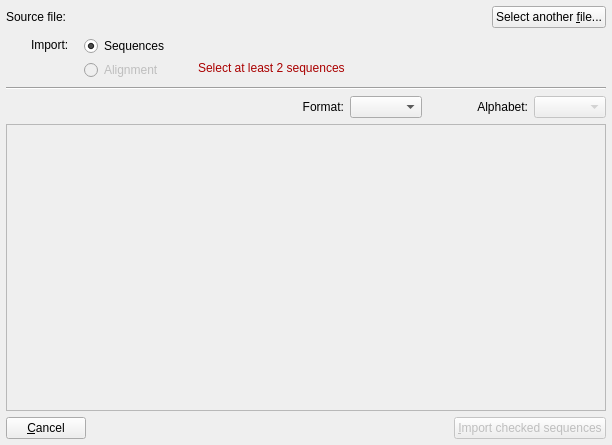
<?xml version="1.0" encoding="UTF-8"?>
<ui version="4.0">
 <class>ImportSequencesDialog</class>
 <widget class="QDialog" name="ImportSequencesDialog">
  <property name="geometry">
   <rect>
    <x>0</x>
    <y>0</y>
    <width>612</width>
    <height>445</height>
   </rect>
  </property>
  <property name="sizePolicy">
   <sizepolicy hsizetype="Preferred" vsizetype="Preferred">
    <horstretch>0</horstretch>
    <verstretch>0</verstretch>
   </sizepolicy>
  </property>
  <property name="windowTitle">
   <string>Data import</string>
  </property>
  <layout class="QVBoxLayout" name="verticalLayout_2">
   <property name="margin">
    <number>6</number>
   </property>
   <item>
    <layout class="QHBoxLayout" name="horizontalLayout_3">
     <item>
      <widget class="QLabel" name="label_2">
       <property name="text">
        <string>Source file:</string>
       </property>
       <property name="alignment">
        <set>Qt::AlignRight|Qt::AlignTrailing|Qt::AlignVCenter</set>
       </property>
      </widget>
     </item>
     <item>
      <widget class="QLabel" name="sourceFileLabel_">
       <property name="sizePolicy">
        <sizepolicy hsizetype="Preferred" vsizetype="Preferred">
         <horstretch>0</horstretch>
         <verstretch>0</verstretch>
        </sizepolicy>
       </property>
       <property name="text">
        <string/>
       </property>
      </widget>
     </item>
     <item>
      <spacer name="horizontalSpacer_3">
       <property name="orientation">
        <enum>Qt::Horizontal</enum>
       </property>
       <property name="sizeHint" stdset="0">
        <size>
         <width>343</width>
         <height>20</height>
        </size>
       </property>
      </spacer>
     </item>
     <item>
      <widget class="QPushButton" name="changeButton">
       <property name="text">
        <string>Select another &amp;file...</string>
       </property>
       <property name="autoDefault">
        <bool>false</bool>
       </property>
       <property name="flat">
        <bool>false</bool>
       </property>
      </widget>
     </item>
    </layout>
   </item>
   <item>
    <widget class="QFrame" name="frame">
     <property name="enabled">
      <bool>true</bool>
     </property>
     <property name="minimumSize">
      <size>
       <width>0</width>
       <height>47</height>
      </size>
     </property>
     <property name="frameShape">
      <enum>QFrame::NoFrame</enum>
     </property>
     <property name="frameShadow">
      <enum>QFrame::Plain</enum>
     </property>
     <widget class="QLabel" name="label">
      <property name="geometry">
       <rect>
        <x>25</x>
        <y>2</y>
        <width>50</width>
        <height>17</height>
       </rect>
      </property>
      <property name="text">
       <string>Import:</string>
      </property>
     </widget>
     <widget class="QWidget" name="layoutWidget">
      <property name="geometry">
       <rect>
        <x>78</x>
        <y>-2</y>
        <width>104</width>
        <height>52</height>
       </rect>
      </property>
      <layout class="QVBoxLayout" name="verticalLayout">
       <property name="spacing">
        <number>0</number>
       </property>
       <item>
        <widget class="QRadioButton" name="importSequencesRadioButton">
         <property name="text">
          <string>Sequences</string>
         </property>
         <property name="checked">
          <bool>true</bool>
         </property>
        </widget>
       </item>
       <item>
        <widget class="QRadioButton" name="importAlignmentRadioButton">
         <property name="enabled">
          <bool>false</bool>
         </property>
         <property name="text">
          <string>Alignment</string>
         </property>
        </widget>
       </item>
      </layout>
     </widget>
     <widget class="QLabel" name="importAlignmentWarningLabel">
      <property name="geometry">
       <rect>
        <x>192</x>
        <y>26</y>
        <width>190</width>
        <height>17</height>
       </rect>
      </property>
      <property name="palette">
       <palette>
        <active>
         <colorrole role="WindowText">
          <brush brushstyle="SolidPattern">
           <color alpha="255">
            <red>0</red>
            <green>0</green>
            <blue>0</blue>
           </color>
          </brush>
         </colorrole>
         <colorrole role="Button">
          <brush brushstyle="SolidPattern">
           <color alpha="255">
            <red>170</red>
            <green>0</green>
            <blue>0</blue>
           </color>
          </brush>
         </colorrole>
         <colorrole role="Light">
          <brush brushstyle="SolidPattern">
           <color alpha="255">
            <red>255</red>
            <green>0</green>
            <blue>0</blue>
           </color>
          </brush>
         </colorrole>
         <colorrole role="Midlight">
          <brush brushstyle="SolidPattern">
           <color alpha="255">
            <red>212</red>
            <green>0</green>
            <blue>0</blue>
           </color>
          </brush>
         </colorrole>
         <colorrole role="Dark">
          <brush brushstyle="SolidPattern">
           <color alpha="255">
            <red>85</red>
            <green>0</green>
            <blue>0</blue>
           </color>
          </brush>
         </colorrole>
         <colorrole role="Mid">
          <brush brushstyle="SolidPattern">
           <color alpha="255">
            <red>113</red>
            <green>0</green>
            <blue>0</blue>
           </color>
          </brush>
         </colorrole>
         <colorrole role="Text">
          <brush brushstyle="SolidPattern">
           <color alpha="255">
            <red>0</red>
            <green>0</green>
            <blue>0</blue>
           </color>
          </brush>
         </colorrole>
         <colorrole role="BrightText">
          <brush brushstyle="SolidPattern">
           <color alpha="255">
            <red>255</red>
            <green>255</green>
            <blue>255</blue>
           </color>
          </brush>
         </colorrole>
         <colorrole role="ButtonText">
          <brush brushstyle="SolidPattern">
           <color alpha="255">
            <red>0</red>
            <green>0</green>
            <blue>0</blue>
           </color>
          </brush>
         </colorrole>
         <colorrole role="Base">
          <brush brushstyle="SolidPattern">
           <color alpha="255">
            <red>255</red>
            <green>255</green>
            <blue>255</blue>
           </color>
          </brush>
         </colorrole>
         <colorrole role="Window">
          <brush brushstyle="SolidPattern">
           <color alpha="255">
            <red>170</red>
            <green>0</green>
            <blue>0</blue>
           </color>
          </brush>
         </colorrole>
         <colorrole role="Shadow">
          <brush brushstyle="SolidPattern">
           <color alpha="255">
            <red>0</red>
            <green>0</green>
            <blue>0</blue>
           </color>
          </brush>
         </colorrole>
         <colorrole role="AlternateBase">
          <brush brushstyle="SolidPattern">
           <color alpha="255">
            <red>212</red>
            <green>127</green>
            <blue>127</blue>
           </color>
          </brush>
         </colorrole>
         <colorrole role="ToolTipBase">
          <brush brushstyle="SolidPattern">
           <color alpha="255">
            <red>255</red>
            <green>255</green>
            <blue>220</blue>
           </color>
          </brush>
         </colorrole>
         <colorrole role="ToolTipText">
          <brush brushstyle="SolidPattern">
           <color alpha="255">
            <red>0</red>
            <green>0</green>
            <blue>0</blue>
           </color>
          </brush>
         </colorrole>
        </active>
        <inactive>
         <colorrole role="WindowText">
          <brush brushstyle="SolidPattern">
           <color alpha="255">
            <red>0</red>
            <green>0</green>
            <blue>0</blue>
           </color>
          </brush>
         </colorrole>
         <colorrole role="Button">
          <brush brushstyle="SolidPattern">
           <color alpha="255">
            <red>170</red>
            <green>0</green>
            <blue>0</blue>
           </color>
          </brush>
         </colorrole>
         <colorrole role="Light">
          <brush brushstyle="SolidPattern">
           <color alpha="255">
            <red>255</red>
            <green>0</green>
            <blue>0</blue>
           </color>
          </brush>
         </colorrole>
         <colorrole role="Midlight">
          <brush brushstyle="SolidPattern">
           <color alpha="255">
            <red>212</red>
            <green>0</green>
            <blue>0</blue>
           </color>
          </brush>
         </colorrole>
         <colorrole role="Dark">
          <brush brushstyle="SolidPattern">
           <color alpha="255">
            <red>85</red>
            <green>0</green>
            <blue>0</blue>
           </color>
          </brush>
         </colorrole>
         <colorrole role="Mid">
          <brush brushstyle="SolidPattern">
           <color alpha="255">
            <red>113</red>
            <green>0</green>
            <blue>0</blue>
           </color>
          </brush>
         </colorrole>
         <colorrole role="Text">
          <brush brushstyle="SolidPattern">
           <color alpha="255">
            <red>0</red>
            <green>0</green>
            <blue>0</blue>
           </color>
          </brush>
         </colorrole>
         <colorrole role="BrightText">
          <brush brushstyle="SolidPattern">
           <color alpha="255">
            <red>255</red>
            <green>255</green>
            <blue>255</blue>
           </color>
          </brush>
         </colorrole>
         <colorrole role="ButtonText">
          <brush brushstyle="SolidPattern">
           <color alpha="255">
            <red>0</red>
            <green>0</green>
            <blue>0</blue>
           </color>
          </brush>
         </colorrole>
         <colorrole role="Base">
          <brush brushstyle="SolidPattern">
           <color alpha="255">
            <red>255</red>
            <green>255</green>
            <blue>255</blue>
           </color>
          </brush>
         </colorrole>
         <colorrole role="Window">
          <brush brushstyle="SolidPattern">
           <color alpha="255">
            <red>170</red>
            <green>0</green>
            <blue>0</blue>
           </color>
          </brush>
         </colorrole>
         <colorrole role="Shadow">
          <brush brushstyle="SolidPattern">
           <color alpha="255">
            <red>0</red>
            <green>0</green>
            <blue>0</blue>
           </color>
          </brush>
         </colorrole>
         <colorrole role="AlternateBase">
          <brush brushstyle="SolidPattern">
           <color alpha="255">
            <red>212</red>
            <green>127</green>
            <blue>127</blue>
           </color>
          </brush>
         </colorrole>
         <colorrole role="ToolTipBase">
          <brush brushstyle="SolidPattern">
           <color alpha="255">
            <red>255</red>
            <green>255</green>
            <blue>220</blue>
           </color>
          </brush>
         </colorrole>
         <colorrole role="ToolTipText">
          <brush brushstyle="SolidPattern">
           <color alpha="255">
            <red>0</red>
            <green>0</green>
            <blue>0</blue>
           </color>
          </brush>
         </colorrole>
        </inactive>
        <disabled>
         <colorrole role="WindowText">
          <brush brushstyle="SolidPattern">
           <color alpha="255">
            <red>85</red>
            <green>0</green>
            <blue>0</blue>
           </color>
          </brush>
         </colorrole>
         <colorrole role="Button">
          <brush brushstyle="SolidPattern">
           <color alpha="255">
            <red>170</red>
            <green>0</green>
            <blue>0</blue>
           </color>
          </brush>
         </colorrole>
         <colorrole role="Light">
          <brush brushstyle="SolidPattern">
           <color alpha="255">
            <red>255</red>
            <green>0</green>
            <blue>0</blue>
           </color>
          </brush>
         </colorrole>
         <colorrole role="Midlight">
          <brush brushstyle="SolidPattern">
           <color alpha="255">
            <red>212</red>
            <green>0</green>
            <blue>0</blue>
           </color>
          </brush>
         </colorrole>
         <colorrole role="Dark">
          <brush brushstyle="SolidPattern">
           <color alpha="255">
            <red>85</red>
            <green>0</green>
            <blue>0</blue>
           </color>
          </brush>
         </colorrole>
         <colorrole role="Mid">
          <brush brushstyle="SolidPattern">
           <color alpha="255">
            <red>113</red>
            <green>0</green>
            <blue>0</blue>
           </color>
          </brush>
         </colorrole>
         <colorrole role="Text">
          <brush brushstyle="SolidPattern">
           <color alpha="255">
            <red>85</red>
            <green>0</green>
            <blue>0</blue>
           </color>
          </brush>
         </colorrole>
         <colorrole role="BrightText">
          <brush brushstyle="SolidPattern">
           <color alpha="255">
            <red>255</red>
            <green>255</green>
            <blue>255</blue>
           </color>
          </brush>
         </colorrole>
         <colorrole role="ButtonText">
          <brush brushstyle="SolidPattern">
           <color alpha="255">
            <red>85</red>
            <green>0</green>
            <blue>0</blue>
           </color>
          </brush>
         </colorrole>
         <colorrole role="Base">
          <brush brushstyle="SolidPattern">
           <color alpha="255">
            <red>170</red>
            <green>0</green>
            <blue>0</blue>
           </color>
          </brush>
         </colorrole>
         <colorrole role="Window">
          <brush brushstyle="SolidPattern">
           <color alpha="255">
            <red>170</red>
            <green>0</green>
            <blue>0</blue>
           </color>
          </brush>
         </colorrole>
         <colorrole role="Shadow">
          <brush brushstyle="SolidPattern">
           <color alpha="255">
            <red>0</red>
            <green>0</green>
            <blue>0</blue>
           </color>
          </brush>
         </colorrole>
         <colorrole role="AlternateBase">
          <brush brushstyle="SolidPattern">
           <color alpha="255">
            <red>170</red>
            <green>0</green>
            <blue>0</blue>
           </color>
          </brush>
         </colorrole>
         <colorrole role="ToolTipBase">
          <brush brushstyle="SolidPattern">
           <color alpha="255">
            <red>255</red>
            <green>255</green>
            <blue>220</blue>
           </color>
          </brush>
         </colorrole>
         <colorrole role="ToolTipText">
          <brush brushstyle="SolidPattern">
           <color alpha="255">
            <red>0</red>
            <green>0</green>
            <blue>0</blue>
           </color>
          </brush>
         </colorrole>
        </disabled>
       </palette>
      </property>
      <property name="text">
       <string>&lt;font color=&quot;#a00&quot;&gt;Select at least 2 sequences&lt;/font&gt;</string>
      </property>
     </widget>
    </widget>
   </item>
   <item>
    <widget class="Line" name="line">
     <property name="orientation">
      <enum>Qt::Horizontal</enum>
     </property>
    </widget>
   </item>
   <item>
    <layout class="QHBoxLayout" name="horizontalLayout_2">
     <item>
      <widget class="QLabel" name="parsedLabel_">
       <property name="text">
        <string/>
       </property>
      </widget>
     </item>
     <item>
      <spacer name="horizontalSpacer_2">
       <property name="orientation">
        <enum>Qt::Horizontal</enum>
       </property>
       <property name="sizeHint" stdset="0">
        <size>
         <width>40</width>
         <height>20</height>
        </size>
       </property>
      </spacer>
     </item>
     <item>
      <widget class="QLabel" name="label_3">
       <property name="text">
        <string>Format:</string>
       </property>
       <property name="alignment">
        <set>Qt::AlignRight|Qt::AlignTrailing|Qt::AlignVCenter</set>
       </property>
      </widget>
     </item>
     <item>
      <widget class="QComboBox" name="formatComboBox">
       <property name="enabled">
        <bool>true</bool>
       </property>
      </widget>
     </item>
     <item>
      <widget class="QLabel" name="label_4">
       <property name="minimumSize">
        <size>
         <width>100</width>
         <height>0</height>
        </size>
       </property>
       <property name="layoutDirection">
        <enum>Qt::LeftToRight</enum>
       </property>
       <property name="text">
        <string>Alphabet:</string>
       </property>
       <property name="alignment">
        <set>Qt::AlignRight|Qt::AlignTrailing|Qt::AlignVCenter</set>
       </property>
      </widget>
     </item>
     <item>
      <widget class="QComboBox" name="alphabetComboBox">
       <property name="enabled">
        <bool>false</bool>
       </property>
      </widget>
     </item>
    </layout>
   </item>
   <item>
    <widget class="QTableView" name="parsedTableView">
     <property name="enabled">
      <bool>false</bool>
     </property>
     <property name="sizePolicy">
      <sizepolicy hsizetype="Expanding" vsizetype="Expanding">
       <horstretch>0</horstretch>
       <verstretch>0</verstretch>
      </sizepolicy>
     </property>
     <property name="minimumSize">
      <size>
       <width>600</width>
       <height>150</height>
      </size>
     </property>
     <property name="alternatingRowColors">
      <bool>true</bool>
     </property>
     <property name="selectionMode">
      <enum>QAbstractItemView::NoSelection</enum>
     </property>
     <attribute name="horizontalHeaderCascadingSectionResizes">
      <bool>false</bool>
     </attribute>
     <attribute name="horizontalHeaderShowSortIndicator" stdset="0">
      <bool>false</bool>
     </attribute>
     <attribute name="horizontalHeaderStretchLastSection">
      <bool>false</bool>
     </attribute>
     <attribute name="verticalHeaderDefaultSectionSize">
      <number>20</number>
     </attribute>
     <attribute name="horizontalHeaderShowSortIndicator" stdset="0">
      <bool>false</bool>
     </attribute>
     <attribute name="verticalHeaderDefaultSectionSize">
      <number>20</number>
     </attribute>
     <attribute name="horizontalHeaderStretchLastSection">
      <bool>false</bool>
     </attribute>
     <attribute name="horizontalHeaderCascadingSectionResizes">
      <bool>false</bool>
     </attribute>
    </widget>
   </item>
   <item>
    <layout class="QHBoxLayout" name="horizontalLayout" stretch="0,0,0">
     <item>
      <widget class="QPushButton" name="cancelButton">
       <property name="text">
        <string>&amp;Cancel</string>
       </property>
       <property name="flat">
        <bool>false</bool>
       </property>
      </widget>
     </item>
     <item>
      <spacer name="horizontalSpacer">
       <property name="orientation">
        <enum>Qt::Horizontal</enum>
       </property>
       <property name="sizeHint" stdset="0">
        <size>
         <width>40</width>
         <height>20</height>
        </size>
       </property>
      </spacer>
     </item>
     <item>
      <widget class="QPushButton" name="importButton">
       <property name="enabled">
        <bool>false</bool>
       </property>
       <property name="text">
        <string>&amp;Import checked sequences</string>
       </property>
       <property name="default">
        <bool>true</bool>
       </property>
       <property name="flat">
        <bool>false</bool>
       </property>
      </widget>
     </item>
    </layout>
   </item>
  </layout>
 </widget>
 <resources/>
 <connections>
  <connection>
   <sender>cancelButton</sender>
   <signal>clicked()</signal>
   <receiver>ImportSequencesDialog</receiver>
   <slot>reject()</slot>
   <hints>
    <hint type="sourcelabel">
     <x>49</x>
     <y>424</y>
    </hint>
    <hint type="destinationlabel">
     <x>305</x>
     <y>222</y>
    </hint>
   </hints>
  </connection>
  <connection>
   <sender>importButton</sender>
   <signal>clicked()</signal>
   <receiver>ImportSequencesDialog</receiver>
   <slot>accept()</slot>
   <hints>
    <hint type="sourcelabel">
     <x>469</x>
     <y>411</y>
    </hint>
    <hint type="destinationlabel">
     <x>344</x>
     <y>504</y>
    </hint>
   </hints>
  </connection>
 </connections>
</ui>
